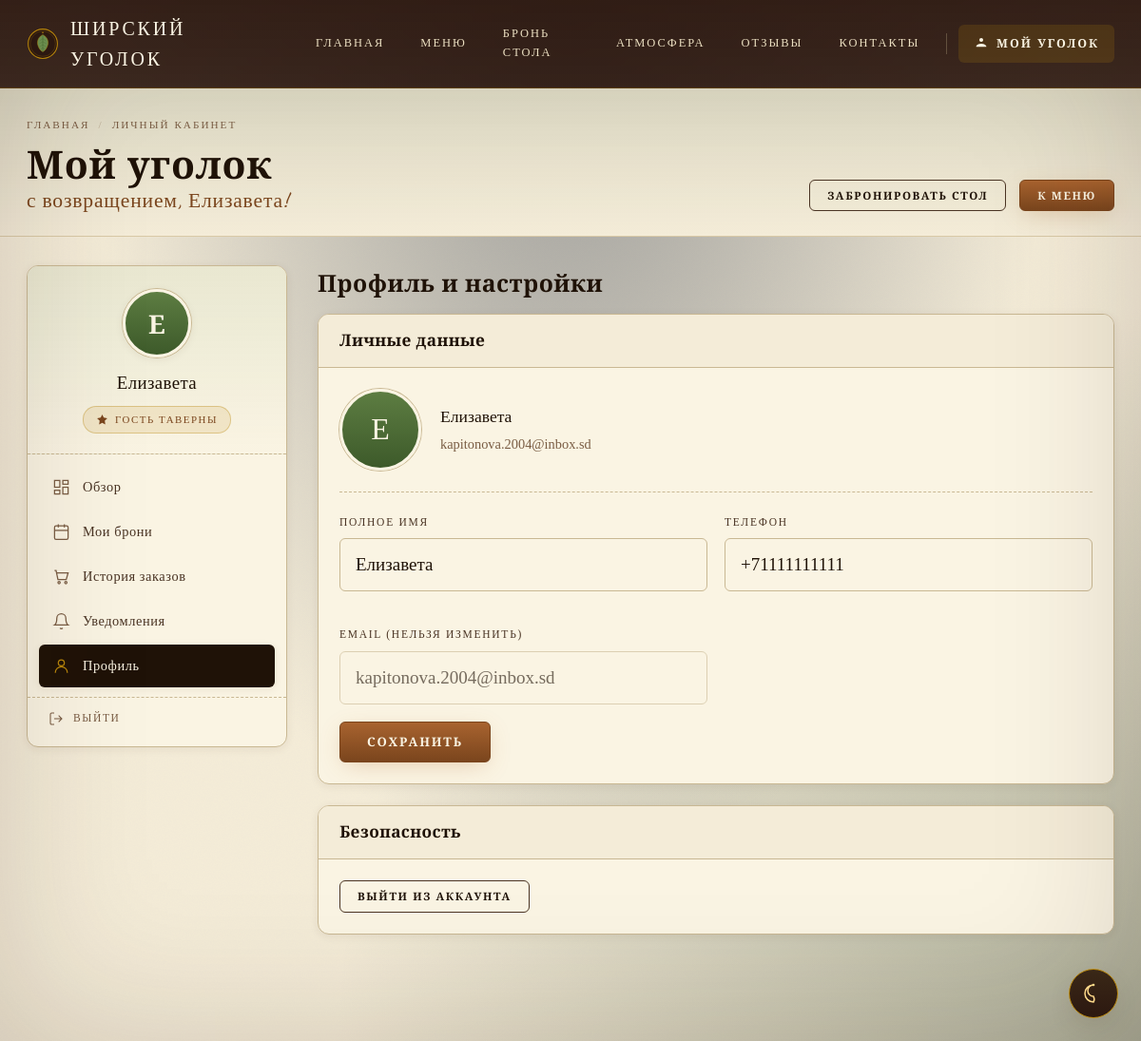
Screenshot of /profile.php?tab=profile (signed in) with the database file from the repository.
### tables this page shows
CREATE TABLE `users` (
  `id` int NOT NULL AUTO_INCREMENT,
  `username` varchar(50) NOT NULL,
  `email` varchar(100) NOT NULL,
  `password` varchar(255) NOT NULL,
  `role` enum('user','admin') NOT NULL DEFAULT 'user',
  `full_name` varchar(100) DEFAULT NULL,
  `phone` varchar(20) DEFAULT NULL,
  `created_at` timestamp NULL DEFAULT CURRENT_TIMESTAMP,
  PRIMARY KEY (`id`),
  UNIQUE KEY `username` (`username`),
  UNIQUE KEY `email` (`email`)
);

### public/profile.php (the view, shortened to what this page needs)
<?php
include 'db.php';
$user_id = (int)$_SESSION['user_id'];
$stmt = $conn->prepare("SELECT username, email, full_name, phone, created_at FROM users WHERE id = ?");
$stmt->bind_param('i', $user_id); $stmt->execute();
$user = $stmt->get_result()->fetch_assoc(); $stmt->close();
$user_orders = [];
$user_bookings = [];
$notifications = get_user_notifications($conn, $user_id);
$unread_count = count(array_filter($notifications, fn($n) => !$n['is_read']));
$initials = mb_strtoupper(mb_substr($user['full_name'] ?: $user['username'], 0, 1));
$initials2 = '';
if ($user['full_name']) {
    $parts = explode(' ', $user['full_name']);
    $initials = mb_strtoupper(mb_substr($parts[0], 0, 1));
    $initials2 = count($parts) > 1 ? mb_strtoupper(mb_substr($parts[1], 0, 1)) : '';
}
$section = $_GET['tab'] ?? 'overview';
$booking_status_labels = ['pending'=>'Ожидает','confirmed'=>'Подтверждена','rejected'=>'Отклонена','cancelled'=>'Отменена','completed'=>'Завершена'];
$order_status_labels = ['pending'=>'Ожидает','confirmed'=>'Подтверждён','preparing'=>'Готовится','ready'=>'Готов','completed'=>'Выполнен','cancelled'=>'Отменён'];
$pill_class = ['pending'=>'pending','confirmed'=>'confirmed','rejected'=>'cancelled','cancelled'=>'cancelled','completed'=>'past','preparing'=>'confirmed','ready'=>'confirmed'];
?>
<!doctype html>
<html lang="ru">
<head>
<link rel="stylesheet" href="style.css">
<link rel="stylesheet" href="assets/account.css">
</head>
<body>
<header class="site-header">
  <div class="bar">
    <a href="index.php" class="brand"><img src="assets/brand-mark.svg" alt="" class="brand-mark"><span>Ширский уголок</span></a>
    <nav class="nav" id="mainNav">
      <a href="index.php">Главная</a>
      <a href="menu.php">Меню</a>
      <a href="booking.php">Бронь стола</a>
      <a href="gallery.php">Атмосфера</a>
      <a href="reviews.php">Отзывы</a>
      <a href="contacts.php">Контакты</a>
      <a href="profile.php" class="nav-profile-btn active">
        <svg viewBox="0 0 24 24" width="16" height="16" fill="currentColor" stroke="none"><path d="M12 3c-1.7 0-3 1.3-3 3s1.3 3 3 3 3-1.3 3-3-1.3-3-3-3zM12 12c-5.3 0-8 2.7-8 4v1h16v-1c0-1.3-2.7-4-8-4z"/></svg>
        Мой уголок
      </a>
    </nav>
  </div>
</header>
<div class="acc-ribbon">
  <div class="inner">
    <div>
      <div class="crumbs"><a href="index.php">Главная</a><span class="sep">/</span><span>Личный кабинет</span></div>
      <h1>Мой уголок <span class="greet-hand">с возвращением, <?= htmlspecialchars($user['full_name'] ?: $user['username']) ?>!</span></h1>
    </div>
    <div class="ribbon-aside">
      <a href="booking.php" class="btn btn-ghost btn-sm">Забронировать стол</a>
      <a href="menu.php" class="btn btn-primary btn-sm">К меню</a>
    </div>
  </div>
</div>
<div class="acc-shell">
  <aside class="acc-side">
    <div class="who">
      <div class="acc-avatar"><?= htmlspecialchars($initials.$initials2) ?></div>
      <div class="name"><?= htmlspecialchars($user['full_name'] ?: $user['username']) ?></div>
      <div class="acc-tier">
        <svg viewBox="0 0 24 24" width="13" height="13" fill="currentColor"><path d="M12 2 15 8l7 1-5 5 1 7-6-3-6 3 1-7-5-5 7-1z"/></svg>
        Гость таверны
      </div>
    </div>
    <ul class="acc-nav">
      <li><a href="?tab=overview" class="<?= $section==='overview'?'active':'' ?>">
        <svg class="ico" viewBox="0 0 24 24" fill="none" stroke="currentColor" stroke-width="1.6"><rect x="3" y="3" width="7" height="9"/><rect x="14" y="3" width="7" height="5"/><rect x="14" y="12" width="7" height="9"/><rect x="3" y="16" width="7" height="5"/></svg>Обзор
      </a></li>
      <li><a href="?tab=bookings" class="<?= $section==='bookings'?'active':'' ?>">
        <svg class="ico" viewBox="0 0 24 24" fill="none" stroke="currentColor" stroke-width="1.6"><rect x="3" y="4" width="18" height="18" rx="2"/><line x1="16" y1="2" x2="16" y2="6"/><line x1="8" y1="2" x2="8" y2="6"/><line x1="3" y1="10" x2="21" y2="10"/></svg>Мои брони
      </a></li>
      <li><a href="?tab=orders" class="<?= $section==='orders'?'active':'' ?>">
        <svg class="ico" viewBox="0 0 24 24" fill="none" stroke="currentColor" stroke-width="1.6"><path d="M3 4h2l2.5 12h11l2.5-9H6"/><circle cx="9" cy="20" r="1.5"/><circle cx="18" cy="20" r="1.5"/></svg>История заказов
      </a></li>
      <li><a href="?tab=notifications" class="<?= $section==='notifications'?'active':'' ?>">
        <svg class="ico" viewBox="0 0 24 24" fill="none" stroke="currentColor" stroke-width="1.6"><path d="M18 8a6 6 0 0 0-12 0c0 7-3 9-3 9h18s-3-2-3-9"/><path d="M13.7 21a2 2 0 0 1-3.4 0"/></svg>Уведомления
      </a></li>
      <li><a href="?tab=profile" class="<?= $section==='profile'?'active':'' ?>">
        <svg class="ico" viewBox="0 0 24 24" fill="none" stroke="currentColor" stroke-width="1.6"><circle cx="12" cy="8" r="4"/><path d="M4 21c0-4.4 3.6-8 8-8s8 3.6 8 8"/></svg>Профиль
      </a></li>
    </ul>
    <div class="side-foot">
      <a href="logout.php?type=user" class="acc-logout">
        <svg viewBox="0 0 24 24" fill="none" stroke="currentColor" stroke-width="1.6" width="16" height="16"><path d="M9 21H5a2 2 0 0 1-2-2V5a2 2 0 0 1 2-2h4"/><path d="m16 17 5-5-5-5M21 12H9"/></svg>
        Выйти
      </a>
    </div>
  </aside>
  <main class="acc-main">
    <?php if ($section === 'overview'): ?>
    <div class="acc-stats">
      <div class="acc-stat">
        <div class="ico"><svg viewBox="0 0 24 24" fill="none" stroke="currentColor" stroke-width="1.6"><rect x="3" y="4" width="18" height="18" rx="2"/><line x1="3" y1="10" x2="21" y2="10"/></svg></div>
        <div class="val"><?= count($user_bookings) ?></div>
        <div class="lbl">Бронирований</div>
      </div>
      <div class="acc-stat">
        <div class="ico"><svg viewBox="0 0 24 24" fill="none" stroke="currentColor" stroke-width="1.6"><path d="M3 4h2l2.5 12h11l2.5-9H6"/></svg></div>
        <div class="val"><?= count($user_orders) ?></div>
        <div class="lbl">Заказов</div>
      </div>
      <div class="acc-stat">
        <div class="ico"><svg viewBox="0 0 24 24" fill="none" stroke="currentColor" stroke-width="1.6"><path d="M18 8a6 6 0 0 0-12 0c0 7-3 9-3 9h18s-3-2-3-9"/></svg></div>
        <div class="val"><?= $unread_count ?></div>
        <div class="lbl">Новых уведомлений</div>
      </div>
      <div class="acc-stat">
        <div class="ico"><svg viewBox="0 0 24 24" fill="none" stroke="currentColor" stroke-width="1.6"><circle cx="12" cy="12" r="9"/><path d="M12 7v10M9.5 9.5h3.5a1.5 1.5 0 0 1 0 3H10a1.5 1.5 0 0 0 0 3h4"/></svg></div>
        <div class="val">200</div>
        <div class="lbl">Медовых монет</div>
      </div>
    </div>
    <div class="acc-cols">
      <div>
        <div class="acc-panel">
          <div class="acc-panel-head"><h3>Последние брони</h3><a href="?tab=bookings" class="link">Все брони →</a></div>
          <?php if (empty($user_bookings)): ?>
          <div class="acc-empty" style="padding:30px;"><p>Нет броней</p><a href="booking.php" class="btn btn-primary btn-sm">Забронировать стол</a></div>
          <?php else: ?>
          <?php foreach (array_slice($user_bookings, 0, 3) as $b):
            $dt = new DateTime($b['booking_date']);
          ?>
          <div class="booking-item">
            <div class="book-date"><span class="d"><?= $dt->format('d') ?></span><span class="m"><?= ru_date2($dt->format('M')) ?></span></div>
            <div class="book-info">
              <div class="t"><?= htmlspecialchars($b['table_name'] ?? 'Стол') ?></div>
              <div class="sub"><span><?= substr($b['booking_time'],0,5) ?></span><span><?= $b['party_size'] ?> гостей</span></div>
            </div>
            <div class="book-act"><span class="pill <?= $pill_class[$b['status']] ?? 'pending' ?>"><?= $booking_status_labels[$b['status']] ?? $b['status'] ?></span></div>
          </div>
          <?php endforeach; ?>
          <?php endif; ?>
        </div>
        <div class="acc-panel">
          <div class="acc-panel-head"><h3>История заказов</h3><a href="?tab=orders" class="link">Все →</a></div>
          <?php if (empty($user_orders)): ?>
          <div class="acc-empty" style="padding:30px;"><p>Нет заказов</p><a href="menu.php" class="btn btn-primary btn-sm">К меню</a></div>
          <?php else: ?>
          <table class="acc-table">
            <thead><tr><th>Заказ</th><th>Дата</th><th>Статус</th><th>Сумма</th></tr></thead>
            <tbody>
            <?php foreach (array_slice($user_orders, 0, 5) as $o): ?>
            <tr>
              <td class="ord-id">#<?= $o['id'] ?></td>
              <td><?= date('d.m.Y', strtotime($o['created_at'])) ?></td>
              <td><span class="pill <?= $pill_class[$o['status']] ?? 'pending' ?>"><?= $order_status_labels[$o['status']] ?? $o['status'] ?></span></td>
              <td class="ord-sum"><?= number_format((float)$o['total'], 0, '.', ' ') ?> ₽</td>
            </tr>
            <?php endforeach; ?>
            </tbody>
          </table>
          <?php endif; ?>
        </div>
      </div>
      <div>
        <div class="honey-card" style="margin-bottom:22px;">
          <div class="label">Медовые монеты</div>
          <div class="honey-balance">
            <div class="honey-coin"><svg viewBox="0 0 24 24" width="24" height="24" fill="currentColor"><path d="M12 2 15 8l7 1-5 5 1 7-6-3-6 3 1-7-5-5 7-1z"/></svg></div>
            <div class="amt">200<small>монет</small></div>
          </div>
          <p class="note">Приветственные монеты за регистрацию</p>
          <div class="honey-progress"><span style="width:5%"></span></div>
          <div class="next"><span>До «Завсегдатая»</span><span>800 монет</span></div>
        </div>
        <?php if ($unread_count > 0): ?>
        <div class="acc-panel">
          <div class="acc-panel-head"><h3>Уведомления <span class="count"><?= $unread_count ?></span></h3><a href="?tab=notifications" class="link">Все →</a></div>
          <?php foreach (array_filter($notifications, fn($n)=>!$n['is_read']) as $n): ?>
          <div style="padding:14px 22px;border-bottom:1px solid var(--line);font-size:0.92rem;">
            <div style="color:var(--ink);"><?= htmlspecialchars($n['message']) ?></div>
            <div style="font-size:0.8rem;color:var(--ink-mute);margin-top:4px;"><?= date('d.m.Y H:i', strtotime($n['created_at'])) ?></div>
          </div>
          <?php endforeach; ?>
        </div>
        <?php endif; ?>
      </div>
    </div>
    <?php elseif ($section === 'profile'): ?>
    <div class="acc-section-title"><h2>Профиль и настройки</h2></div>
    <div class="acc-panel" style="margin-bottom:22px;">
      <div class="acc-panel-head"><h3>Личные данные</h3></div>
      <div class="acc-panel-body">
        <form method="POST">
          <div class="avatar-edit">
            <div class="big"><?= htmlspecialchars($initials.$initials2) ?></div>
            <div><div style="font-family:var(--font-display);font-size:1.1rem;margin-bottom:4px;"><?= htmlspecialchars($user['full_name'] ?: $user['username']) ?></div><div style="color:var(--ink-mute);font-size:0.9rem;"><?= htmlspecialchars($user['email']) ?></div></div>
          </div>
          <div class="profile-grid">
            <div class="field"><label>Полное имя</label><input type="text" name="full_name" value="<?= htmlspecialchars($user['full_name'] ?? '') ?>" placeholder="Имя путника"></div>
            <div class="field"><label>Телефон</label><input type="tel" name="phone" value="<?= htmlspecialchars($user['phone'] ?? '') ?>" placeholder="+7 900 000-00-00"></div>
            <div class="field"><label>Email (нельзя изменить)</label><input type="email" value="<?= htmlspecialchars($user['email']) ?>" disabled style="opacity:0.6;"></div>
          </div>
          <button type="submit" class="btn btn-primary">Сохранить</button>
        </form>
      </div>
    </div>
    <div class="acc-panel">
      <div class="acc-panel-head"><h3>Безопасность</h3></div>
      <div class="acc-panel-body">
        <a href="logout.php?type=user" class="btn btn-ghost btn-sm">Выйти из аккаунта</a>
      </div>
    </div>
    <?php endif; ?>
  </main>
</div>
</body>
</html>

### rows the page displays
users: full_name "Елизавета", full_name "Е", email "kapitonova.2004@inbox.sd", phone "+71111111111"
